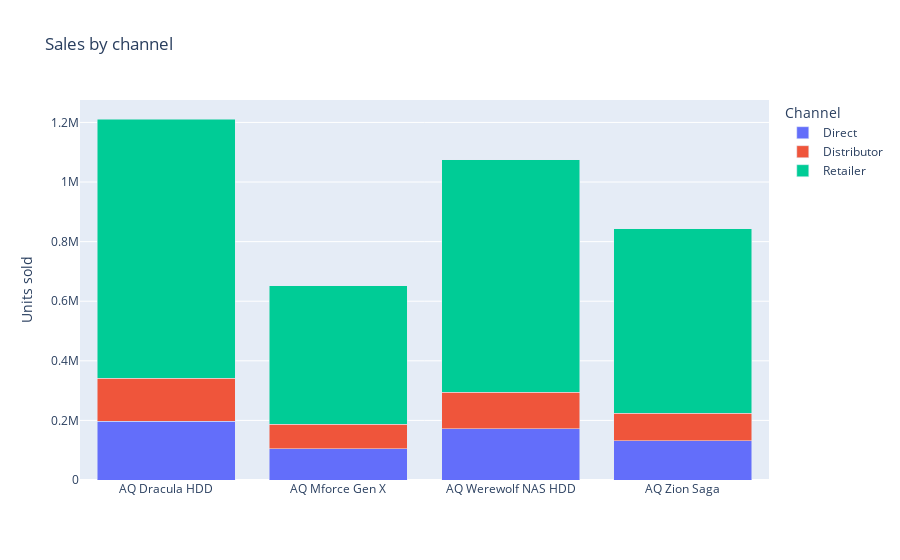

Notebook source saved alongside this figure:
### Code cell
# Plot a stacked bar chart

fig = px.bar(channel_sales_df,
             x='display_name',
             y='channel_sales',
             color='channel',
             barmode='stack',
             title='Sales by channel'
)

# Fix titles
fig.update_yaxes(title='Units sold')
fig.update_xaxes(title='')
fig.update_legends(title='Channel')


fig.show()

### Figure 1 — Plotly figure (JSON) as saved in the notebook; plotly's stock layout.template omitted (floating-point values rounded to 4 significant figures)
{"data": [{"alignmentgroup": "True", "hovertemplate": "channel=Direct<br>display_name=%{x}<br>channel_sales=%{y}<extra></extra>", "legendgroup": "Direct", "marker": {"color": "#636efa", "pattern": {"shape": ""}}, "name": "Direct", "offsetgroup": "Direct", "orientation": "v", "showlegend": true, "textposition": "auto", "type": "bar", "x": ["AQ Dracula HDD", "AQ Mforce Gen X", "AQ Werewolf NAS HDD", "AQ Zion Saga"], "xaxis": "x", "y": [196967, 104265, 172014, 131645], "yaxis": "y"}, {"alignmentgroup": "True", "hovertemplate": "channel=Distributor<br>display_name=%{x}<br>channel_sales=%{y}<extra></extra>", "legendgroup": "Distributor", "marker": {"color": "#EF553B", "pattern": {"shape": ""}}, "name": "Distributor", "offsetgroup": "Distributor", "orientation": "v", "showlegend": true, "textposition": "auto", "type": "bar", "x": ["AQ Dracula HDD", "AQ Mforce Gen X", "AQ Werewolf NAS HDD", "AQ Zion Saga"], "xaxis": "x", "y": [144035, 83211, 123013, 93027], "yaxis": "y"}, {"alignmentgroup": "True", "hovertemplate": "channel=Retailer<br>display_name=%{x}<br>channel_sales=%{y}<extra></extra>", "legendgroup": "Retailer", "marker": {"color": "#00cc96", "pattern": {"shape": ""}}, "name": "Retailer", "offsetgroup": "Retailer", "orientation": "v", "showlegend": true, "textposition": "auto", "type": "bar", "x": ["AQ Dracula HDD", "AQ Mforce Gen X", "AQ Werewolf NAS HDD", "AQ Zion Saga"], "xaxis": "x", "y": [870579, 465060, 780327, 618792], "yaxis": "y"}], "layout": {"barmode": "stack", "legend": {"title": {"text": "Channel"}, "tracegroupgap": 0}, "title": {"text": "Sales by channel"}, "xaxis": {"anchor": "y", "domain": [0, 1], "title": {"text": ""}}, "yaxis": {"anchor": "x", "domain": [0, 1], "title": {"text": "Units sold"}}}}
